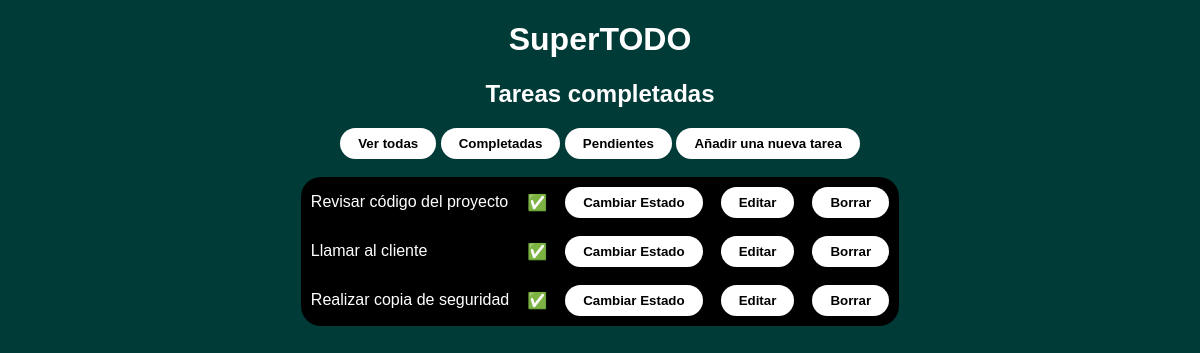
The app's page /tasks/completed/, older data.
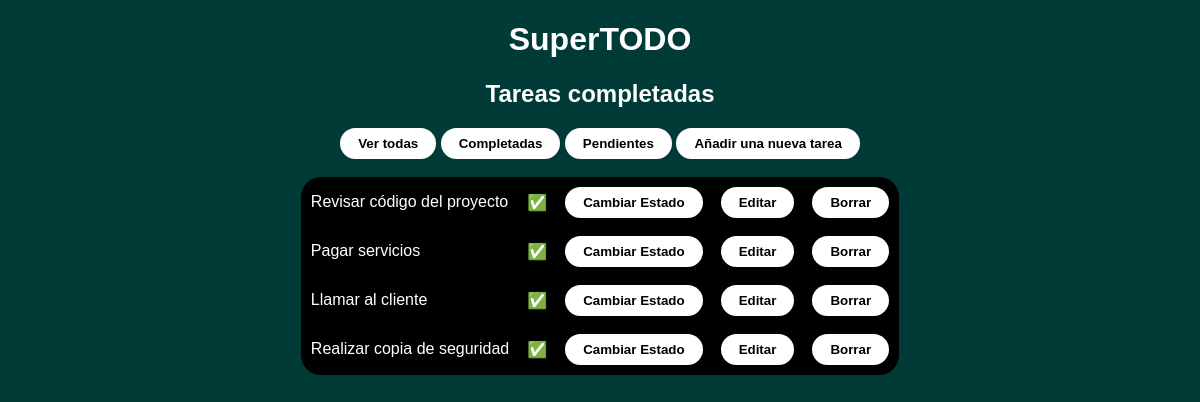
The same page, newer data.
### tasks/models.py (models this page shows, shortened)
class Task(models.Model):
    name = models.CharField(max_length=100)
    description = models.TextField(blank=True)
    slug = models.SlugField(unique=True)
    completed = models.BooleanField(default=False)
    created_at = models.DateTimeField(auto_now_add=True)
    updated_at = models.DateTimeField(auto_now=True)

### tasks/views.py (the view)
# urls.py: path('completed/', views.task_list_completed, name='task-list-completed'),
def task_list_completed(request):
    tasks = Task.objects.filter(completed=True)
    return render(request, 'tasks/task/completed.html', {'tasks': tasks})

### tasks/templates/tasks/task/completed.html (shortened to what this page needs)
{% extends "base.html" %}
{% load static %}
{% block content %}
  {% include "header.html" with subtitle="Tareas completadas" %}
  <div class="links">
      <a href="{% url 'tasks:task-list' %}"><button>Ver todas</button></a>
      <a href="{% url 'tasks:task-list-completed' %}"><button>Completadas</button></a>
      <a href="{% url 'tasks:task-list-pending' %}"><button>Pendientes</button></a>
      <a href="{% url 'tasks:add-task' %}"><button>Añadir una nueva tarea</button></a>
  </div><br>
  <div class="main-items">
    <table class="tabla" cellpadding="8">
        {% for task in tasks %}
          <tr>
            <td><a href="{% url 'tasks:task-detail' task.slug %}">{{ task.name }}</a></td>
            <td>
              ✅
            </td>
            <td>
              <a href="{% url 'tasks:toogle-task' task.slug %}"><button>Cambiar Estado</button></a>
            </td>
            <td>
              <a href="{% url 'tasks:edit-task' task.slug %}"><button>Editar</button></a>
            </td>
            <td>
              <a href="{% url 'tasks:delete-task' task.slug %}"><button>Borrar</button></a>
            </td>
          </tr>
        {% empty %}
        <p>Nada que hacer. ¡Enhorabuena!</p>
        {% endfor %}
    </table>
  </div>
{% endblock %}

Row changes from the older to the newer data that the page shows:
now on this page (row edited): Task: name "Pagar servicios"
